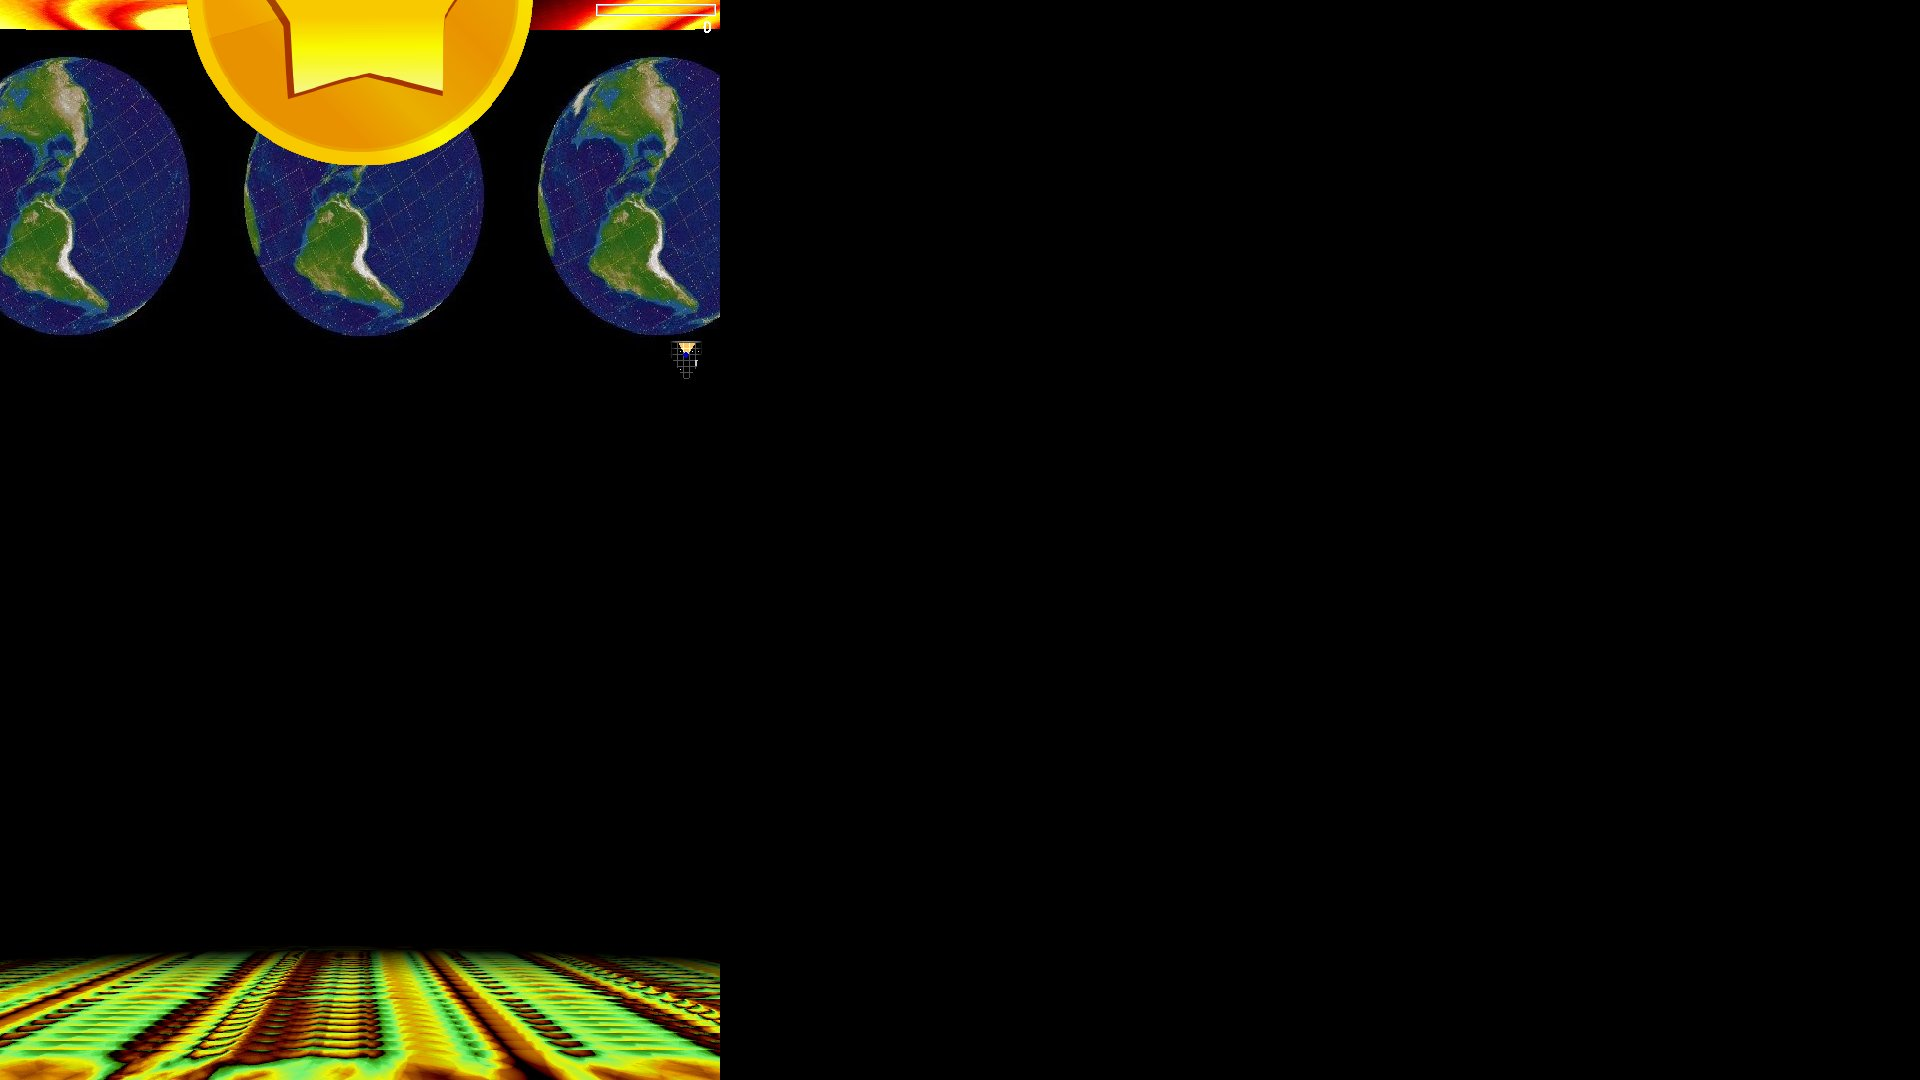

Write the Python code that produced this figure.
# -*- coding: utf-8 -*-
import pygame
import numpy as np
from sys import exit


class RayCastingGame:
    """
    2.5 dimensional environment - raycasting / Doom style.

    This game calculates and draws a ray cast environment based on a map of rectangular blocks.
    Each wall, floor and ceiling pixel is mapped and drawn with NumPy using pygame surface's pixelarray.
    Coin and light bulb images are added on top. A map is drawn to help navigating.

    As time passes, your lamp grows dimmer - unless you collect light bulbs.
    The game ends when visibility is almost zero.

    Keys: cursor keys to steer, A and Z to adjust speed.

    @author: kalle
    """

    def __init__(self, screen, target_fps):

        self.screen = screen
        self.target_fps = target_fps
        self.screen_size = np.asarray(self.screen.get_size(), dtype=np.int16)
        self.width = self.screen_size[0]
        self.height = self.screen_size[1]
        self.mid_screen = self.screen_size // 2
        self.background_color = (0, 0, 0)
        self.screen_info = pygame.Surface((300, 200), 0, self.screen)
        self.screen_info.set_colorkey(self.background_color)
        self.move_speed = 0.0
        self.move_time = 0
        self.moving_time = 0
        self.anim_time = 0
        self.angle_speed = 25  # defines turning speed
        self.channel = 1
        self.nr_channels = 8
        self.running = True
        self.paused = False
        self.show_map = True
        self.clock = pygame.time.Clock()

        self.pic_theend = pygame.image.load('TheEnd.jpg').convert()
        self.pic_guru2 = pygame.image.load('Guru2.jpg').convert()
        self.pic_ball2 = pygame.image.load('Ball2.jpg').convert()
        self.pic_alphaks2 = pygame.image.load('Alphaks2.jpg').convert()
        self.pic_vector3d = pygame.image.load('Vector3D.jpg').convert()
        self.pic_shadowbobs = pygame.image.load('ShadowBobs.jpg').convert()
        self.pic_milkyway2 = pygame.image.load('Milky_Way2.jpg').convert()
        self.pic_ray01 = pygame.image.load('Raytracing_01.jpg').convert()
        self.pic_ray02 = pygame.image.load('Raytracing_02.jpg').convert()
        self.pic_ray03 = pygame.image.load('Raytracing_03.jpg').convert()
        self.pic_ray04 = pygame.image.load('Raytracing_04.jpg').convert()
        self.pic_ray05 = pygame.image.load('Raytracing_05.jpg').convert()
        self.pic_ray06 = pygame.image.load('Raytracing_06.jpg').convert()
        self.pic_ray07 = pygame.image.load('Raytracing_07.jpg').convert()
        self.pic_ray08 = pygame.image.load('Raytracing_08.jpg').convert()
        self.pic_ray09 = pygame.image.load('Raytracing_09.jpg').convert()
        self.pic_ray10 = pygame.image.load('Raytracing_10.jpg').convert()
        self.pic_coin = pygame.image.load('goldcoin2.png').convert()
        self.pic_coin.set_colorkey((0, 0, 0))
        self.pic_lightbulb = pygame.image.load('lightbulb3.png').convert()
        self.pic_lightbulb.set_colorkey((0, 0, 0))
        self.sound_collide = pygame.mixer.Sound('Raycast_collide.wav')
        self.sound_bounce = pygame.mixer.Sound('Raycast_bounce.wav')
        self.sound_start = pygame.mixer.Sound('Raycast_start.wav')
        self.sound_pling = pygame.mixer.Sound('Raycast_pling.wav')
        self.sound_win = pygame.mixer.Sound('Raycast_win.wav')
        self.sound_lose = pygame.mixer.Sound('Raycast_lose.wav')

        self.wall_blocks = []   # list of available blocks (class Block)
        self.map_blocks = {}    # dictionary connecting map block (alphanumeric character in self.map) to wall_blocks list index
        self.items = []         # list of items (class Item)
        self.setup_blocks()
        self.coin_blocks = 'cdefg'
        self.light_block = 'L'
        self.map = ['11122211111111111115551111111111111111111111111',
                    '1   f                           2222          1',
                    '1   f   1f     L      efgfedcde  22    ceg L  1',
                    '1   e  13f11     22              66    gec    1',
                    '1   e  1ee1      22      55                   3',
                    '1   d   d41           L      efefef    131    3',
                    '1  6d                                  131    3',
                    '4     ccccddee      11       2111111          3',
                    '4                            2                3',
                    '4   f         g        2  c   2    4444    f  1',
                    '1   g   11    f  L111 1   c  2eeee L 555   e  1',
                    '1   f  15451  e  16 611   c  23335     6   d  1',
                    '1   g         d      ee    c      54444 6   c  1',
                    '1      L  11     cgcgcgcg                     1',
                    '11166666111111111111444411111111111111114444444']
        self.map_array = np.zeros((len(self.map[0]), len(self.map)), dtype=np.uint8)
        self.block_size = int(self.width / 120)
        self.make_map_array(self.map)
        self.map_size = np.array(np.shape(self.map_array))
        self.map_minimum_size = np.array([7, 7])  # map will not decrease to smaller size than this
        self.position = self.map_size / 2  # initial position at center
        self.pos_angle = 0.0
        self.view_angle = 0.0
        self.view_height = 0.5  # "eye height" as percentage of view
        self.view_width = 60    # view width angle in degrees (horizontally)
        self.wall_height = self.width  # this adjusts wall height.
        self.stuck = False

        self.view_blocks = 5.5   # how many blocks away can see
        self.view_blocks_target = self.view_blocks
        self.view_lightbulb_add = 3.5  # how many blocks of view are added by getting a light bulb
        self.view_blocks_decrease = 20  # how many seconds for a one block decrease in view_blocks
        self.view_blocks_time = 0
        self.view_blocks_target_time = 0
        self.view_shade = 0.7   # fraction of view after which shading starts
        self.map_show_size = np.minimum(self.map_size, self.view_blocks * 2).astype(np.int16)  # the size of map area shown - limit to 2 x view_blocks

        self.proj_dist = np.tan(self.view_width * np.pi / 180) * self.width
        self.angle_add = self.view_width / self.width * np.pi / 180

        # item data copied from Item class to speed up handling
        self.item_position = np.zeros((0), float)
        self.item_size = np.zeros((0), float)
        self.item_y_level = np.zeros((0), float)
        self.item_ratio = np.zeros((0), float)
        self.item_itype = np.zeros((0), np.int16)
        self.item_active = np.ones((0), np.bool_)
        self.setup_items()
        self.item_data = np.zeros((len(self.items), 6), dtype=float)  # item data has visible item nr, angle, distance, x_coord, y_floor, y_ceiling
        self.items_visible = 0
        self.coin_rect = np.array([self.width * 5 / 6 - 4, 4, self.width * 1 / 6, self.width * 1 / 60], dtype=np.int16)  # defines coin progress bar

        # define ceiling and floor pics
        self.pic_ceiling = self.pic_milkyway2
        self.ceiling_block_size = (2, 2)
        self.pic_floor = self.pic_shadowbobs
        self.floor_block_size = (2, 2)

        # ray_data is an array of grid item, side (0 = up, 1 = right, 2 = down, 3 = left) map x, map y,
        #   distance from viewer, distance corrected for fishbowl, y_top and y_bottom for each ray
        self.ray_data = np.zeros((self.width, 8), dtype=float)
        # distance correction multiplier for each angle to counter the fishbowl effect
        self.distance_correction = np.cos(np.linspace(-self.view_width / 2, self.view_width / 2, self.width) / 180.0 * np.pi)
        # grid_blocks will hold the data on where each block of rays (for single processing run) starts and ends
        self.grid_blocks = np.zeros((0))

        self.screen_map = pygame.Surface(self.map_size * self.block_size, 0, self.screen)
        self.screen_map_visited = self.screen_map.copy()
        self.screen_shade = pygame.Surface((self.view_blocks * self.block_size * 2, self.view_blocks * self.block_size * 2), 0, self.screen)
        self.screen_shade_yellow = self.screen_shade.copy()
        self.screen_view_area = self.screen_shade.copy()
        self.screen_view_area.set_colorkey(self.background_color)
        self.screen_view_area_size = np.asarray(self.screen_view_area.get_size(), dtype=np.int16)
        self.setup_shade(self.block_size)
        self.setup_map(self.screen_map, self.block_size)
        self.map_position = (self.screen_size - self.map_show_size * self.block_size - 4)

        self.score = 0
        self.font_score = pygame.font.SysFont('Arial Black', 24)
        self.game_over = False
        self.font_game_over = pygame.font.SysFont('Arial Black', 48)

        # the following for checking performance only
        self.info_display = False
        self.millisecs = 0
        self.timer_avg_frames = 30
        self.timer_names = []
        self.timers = np.zeros((1, 1), dtype=int)
        self.timer_frame = 0
        self.font = pygame.font.SysFont('CourierNew', 15)

        # set up timers
        self.timer_name = []
        # self.timer_names.append("clear")
        self.timer_names.append("calculate")
        self.timer_names.append("draw walls")
        self.timer_names.append("draw ceiling")
        self.timer_names.append("draw floor")
        self.timer_names.append("item handling")
        self.timer_names.append("draw map")
        self.timer_names.append("plot info")
        self.timer_names.append("display flip")
        self.timer_names.append("wait")
        self.timers = np.zeros((len(self.timer_names), self.timer_avg_frames), dtype=int)

        # initialize timers
        self.millisecs = pygame.time.get_ticks()

    def run(self):
        """
        Main loop.
        """
        time = pygame.time.get_ticks()
        self.millisecs = time
        self.move_time = time
        self.anim_time = time
        self.view_blocks_time = time
        self.view_blocks_target_time = time

        # start in full screen mode
        self.toggle_fullscreen()

        while self.running:

            time = pygame.time.get_ticks()

            for event in pygame.event.get():
                if event.type == pygame.QUIT:
                    self.running = False
                elif event.type == pygame.KEYDOWN:
                    if event.key == pygame.K_ESCAPE:
                        self.running = False
                    if event.key == pygame.K_f:
                        self.toggle_fullscreen()
                    if event.key == pygame.K_m:
                        self.toggle_map()
                    if event.key == pygame.K_v:
                        # if self.view_blocks == 5:
                        #     self.set_view_blocks(9)
                        # else:
                        #     self.set_view_blocks(5)
                        self.view_blocks_target += 3.0
                    if event.key == pygame.K_i:
                        self.toggle_info_display()
                    # if event.key == pygame.K_SPACE:
                    #     self.pause()
                    if event.key == pygame.K_s:
                        # save screen, at half the resolution, using class name as file name
                        # pygame.image.save(pygame.transform.scale(self.screen, (int(self.screen.get_size()[0] / 2), int(self.screen.get_size()[1] / 2))),
                        #                   self.__class__.__name__ + '.jpg')
                        pygame.image.save(self.screen, self.__class__.__name__ + '.jpg')
                # elif event.type == pygame.MOUSEBUTTONDOWN:
                #     if event.button == 1:
                #         # left button: exit
                #         self.running = False

            self.adjust_view_blocks(time)

            if not self.paused:
                keys = pygame.key.get_pressed()
                self.move(keys, time)
            self.animate()

            # calculate the walls in view
            self.raycast(self.screen, self.block_size)

            # drawing operations; clear is part of drawing walls so not required separately. Two options for floor and ceiling: "whole" or "visible"
            # self.clear(self.screen)
            self.draw_floor_or_ceiling_whole(self.screen, self.ceiling_block_size, self.pic_ceiling, False)
            self.draw_floor_or_ceiling_whole(self.screen, self.floor_block_size, self.pic_floor, True)
            self.draw_walls(self.screen)
            # self.draw_floor_or_ceiling_visible(self.screen, self.ceiling_block_size, self.pic_ceiling, False)
            # self.draw_floor_or_ceiling_visible(self.screen, self.floor_block_size, self.pic_floor, True)

            self.item_handling(self.screen, time)

            if self.show_map:
                self.draw_map_view(self.screen, self.block_size, self.map_position)
            self.add_coin_bar_and_score(self.screen)
            if self.info_display:
                self.plot_info()

            # release any locks on screen
            while self.screen.get_locked():
                self.screen.unlock()

            # switch between currently showed and the next screen (prepared in "buffer")
            pygame.display.flip()
            self.measure_time("display flip")
            self.clock.tick(self.target_fps)  # this keeps code running at max target_fps
            self.measure_time("wait")
            self.next_time_frame()

    def adjust_view_blocks(self, time):

        # automatically decrease view_blocks as time passes
        # use view_blocks_target to change actual view_blocks only gradually
        if time - self.view_blocks_time > self.view_blocks_decrease * 100:
            self.view_blocks_target -= 0.1
            self.view_blocks_time += self.view_blocks_decrease * 100

        if self.view_blocks <= 1 and not self.game_over:
            # visibility gone --> game over
            self.game_over = True
            self.view_blocks_target = 10.0
            self.play_sound(self.sound_lose)

        if abs(self.view_blocks_target - self.view_blocks) < 0.01:
            self.view_blocks_target_time = time + 0
        elif time - self.view_blocks_target_time > 250:
            if self.view_blocks_target > self.view_blocks:
                self.set_view_blocks(min(self.view_blocks + 0.25, self.view_blocks_target))
            elif self.view_blocks_target < self.view_blocks:
                self.set_view_blocks(max(self.view_blocks - 0.25, self.view_blocks_target))
            self.view_blocks_target_time += 250

    def animate(self):

        # animate wall images; keep speed constant with frame rate differing.
        new_time = pygame.time.get_ticks()
        img_add = (new_time - self.anim_time) / 33.33  # 33.33 means 30 frames per second
        self.anim_time = new_time

        for block in self.wall_blocks:
            block.animate(img_add)

    def move(self, keys, time):

        # adjust move for time to keep speed constant with frame rate differing.
        # if game over, adjust speed to zero.

        new_time = pygame.time.get_ticks()
        move_time_adj = (new_time - self.move_time) / 2000.0
        self.move_time = new_time

        turn = 0
        up_down = 0
        speed = 0
        if keys[pygame.K_LEFT]:
            turn = -1
        if keys[pygame.K_RIGHT]:
            turn = +1
        if keys[pygame.K_UP]:
            up_down = +1
        if keys[pygame.K_DOWN]:
            up_down = -1
        if keys[pygame.K_a]:
            speed = +10
        if keys[pygame.K_z]:
            speed = -10

        if self.game_over:
            speed = -np.sign(self.move_speed) * 10

        if self.move_speed == 0:
            if time - self.moving_time > 1000 and speed != 0:
                self.play_sound(self.sound_start)
                self.moving_time = time
            else:
                if speed < 0:
                    speed = 0
        else:
            if self.move_speed > 0 and self.move_speed + speed * move_time_adj <= 0:
                self.move_speed = 0
                speed = 0
            self.moving_time = time

        self.move_speed = max(-2.0, min(10.0, self.move_speed + speed * move_time_adj))  # keep speed in this range
        turn_speed = max(self.move_speed, 3.0)  # but for turning and moving up/down use minimum 3.0

        # moving up/down
        self.view_height = max(0.04, min(0.96, self.view_height + up_down * (turn_speed / 2) * move_time_adj))

        # turn
        self.pos_angle += turn * self.angle_speed * turn_speed * move_time_adj * np.sign(self.move_speed + 0.001)
        if self.pos_angle < 0:
            self.pos_angle += 360
        elif self.pos_angle >= 360:
            self.pos_angle -= 360

        bounce_angle = 30  # if collision angle is less than this, then bounce
        # check that new position is not within a wall (a non-zero block) OR that the distance to wall is very small ("corner" on the way)
        sp, cp = np.sin(self.pos_angle * np.pi / 180), -np.cos(self.pos_angle * np.pi / 180)
        new_pos = self.position + np.array([sp, cp]) * self.move_speed * move_time_adj
        if self.map_array[int(new_pos[0]), int(new_pos[1])] != 0 or self.ray_data[self.width // 2, 4] < self.move_speed * move_time_adj:
            # new position inside a wall. Check if angle to grid is max bounce_angle degrees
            new_angle = -999.0
            if (self.pos_angle + bounce_angle) % 180 <= 2 * bounce_angle and self.ray_data[self.width // 2, 1] in (1, 3):
                # going up or down and the wall is left or right side wall - apply bounce to x coordinate
                new_pos[0] += 2 * (round(new_pos[0], 0) - new_pos[0])
                new_angle = self.pos_angle - 2 * ((self.pos_angle + bounce_angle) % 180 - bounce_angle)  # "bounce angle"
            elif (self.pos_angle + 90 + bounce_angle) % 180 <= 2 * bounce_angle and self.ray_data[self.width // 2, 1] in (0, 2):
                # going left or right and the wall is up or down side wall - apply bounce to y coordinate
                new_pos[1] += 2 * (round(new_pos[1], 0) - new_pos[1])
                new_angle = self.pos_angle - 2 * ((self.pos_angle + 90 + bounce_angle) % 180 - bounce_angle)  # "bounce angle"
            # check bounced position for walls, do not apply bounce if stuck
            if not self.stuck and self.map_array[int(new_pos[0]), int(new_pos[1])] == 0 and new_angle > -999.0:
                # bounce possible. Decrease speed and set new angle
                self.move_speed *= 0.7
                self.pos_angle = new_angle
                self.play_sound(self.sound_bounce)
            else:
                # no bounce, get "stuck". Try to "bounce back".
                new_pos = self.position - np.array([sp, cp]) * self.move_speed * 0.025
                if self.map_array[int(new_pos[0]), int(new_pos[1])] != 0:
                    # bounce back not possible, just stuck...
                    new_pos = self.position
                # stop
                self.stuck = True
                self.move_speed = 0.0
                self.play_sound(self.sound_collide)
        else:
            # clear path
            self.stuck = False

        self.position = new_pos
        self.view_angle = self.pos_angle

    def raycast(self, screen, block_size):

        # go through view horizontally i.e. from position and view_angle go from left view_angle_witdh / 2 to right view_angle_witdh / 2.
        # below "horizontal" and "vertical" refer to a map on the screen, not the view itself.
        # angle 0 degrees = "up", rotation clockwise

        # position rounded to grid and the decimals (ie. position within the grid it is in)
        pos = np.floor(self.position)
        pos_dec = self.position - pos

        width = self.width  # this is the number of rays cast - ideally the width of the program window in pixels, so one ray per vertical line of pixels.
        view = int(self.view_blocks)  # nr of blocks: how far is visible (and, hence, how far must be calculated)
        rng_width = np.arange(width)
        # rng_view goes from zero to maximum view length in blocks.
        rng_view = np.arange(view + 1)  # add 1 to make sure covers the viewable distance as blocks are "rounded down"
        # calculate all angles etc. in one go - faster than looping
        # rads is an array (size: width) of all view angles in radians. Add 0.0001 to avoid exact 0/90/180/270 deg (and hence 0 sin/cos - div by zero)
        # rads are not evenly spaced, as they are on a line, not a circle radius. Their tangent is evenly spaced (when view_angle not yet applied),
        rad_tan = np.tan(self.view_width * np.pi / 360)  # rad_tan is the tangent of half the viewing angle
        rads = np.arctan((rng_width / (width - 1) - 0.5) * rad_tan * 2) + self.view_angle * np.pi / 180 + 0.0001
        sin_a = np.sin(rads)
        cos_a = np.cos(rads)
        tan_a = sin_a / cos_a  # np.tan(rads)
        sign_x = np.sign(sin_a)   # sign_x = +1 for angles > 0 and < 180, -1 for angles > 180
        sign_y = np.sign(cos_a)   # sign_y = +1 for angles < 90 or > 270, -1 for angles > 90 and < 270

        # get the first encountered coordinates when moving to next grid along ray line
        # if sign_y is negative, ray is cast downwards and the y distance is pos_dec[1] - 1. The same for x...
        x_first = (pos_dec[1] + (sign_y - 1) / 2) * tan_a
        y_first = (pos_dec[0] - (sign_x + 1) / 2) / tan_a

        # vertical intersections of ray and grid; y coordinate increases/decreases by one, calculate respective x coordinate
        # x_coord_y is the "grid point" (no info on which side of grid) while x_coord_y_adj is the y coordinate adjusted for viewer position relative to it (includes side).
        #   i.e. if grid point is higher than viewer (sign_y = -1), 1 is added to bring x_coord_y_adj to the bottom of that grid point.
        vert_grid_range = rng_view
        x_coord = self.position[0] + x_first[:, None] + vert_grid_range * (sign_y * tan_a)[:, None]
        x_coord_y = pos[1] - (vert_grid_range + 1) * sign_y[:, None]
        x_coord_y_adj = x_coord_y - (np.sign(x_coord_y - pos[1]) - 1) / 2
        # get the respective grid cell data from the map. Make sure not to exceed map boundaries. Pick only "view" nr of blocks; then add a "stop block" as last block
        # stop block is -1 as it is not a real block.
        vert_grid = np.hstack((
            self.map_array[(np.minimum(np.maximum(x_coord[:, :view], 0), self.map_size[0] - 1)).astype(np.int16),
                           (np.minimum(np.maximum(x_coord_y[:, :view], 0), self.map_size[1] - 1)).astype(np.int16)],
            -np.ones((width, 1), dtype=np.int16)  # this is the farthest block and always marked as "1" to make sure argmax finds something.
            ))
        # find the first nonzero item's index for each angle. Since distance is growing with each item, this is the closest wall encountered for each ray.
        vert_grid_first = (vert_grid != 0).argmax(axis=1)
        # construct an array of grid item, side (0 = up, 1 = right, 2 = down, 3 = left) map x, map y, and distance from viewer
        vert_data = (np.vstack((
            vert_grid[rng_width, vert_grid_first],
            sign_y + 1,
            x_coord[rng_width, vert_grid_first],
            x_coord_y_adj[rng_width, vert_grid_first],
            np.abs((x_coord[rng_width, vert_grid_first] - self.position[0]) / sin_a),
            ))).transpose()

        # horizontal intersections of ray and grid; x coordinate increases/decreases by one, calculate respective y coordinate
        horiz_grid_range = rng_view
        y_coord = self.position[1] + y_first[:, None] - horiz_grid_range * (sign_x / tan_a)[:, None]
        y_coord_x = pos[0] + (horiz_grid_range + 1) * sign_x[:, None]
        y_coord_x_adj = y_coord_x - (np.sign(y_coord_x - pos[0]) - 1) / 2
        horiz_grid = np.hstack((
            self.map_array[(np.minimum(np.maximum(y_coord_x[:, :view], 0), self.map_size[0] - 1)).astype(np.int16),
                           (np.minimum(np.maximum(y_coord[:, :view], 0), self.map_size[1] - 1)).astype(np.int16)],
            -np.ones((width, 1), dtype=np.int16)  # this is the farthest block and always marked as "1" to make sure argmax finds something.
            ))
        horiz_grid_first = (horiz_grid != 0).argmax(axis=1)
        horiz_data = (np.vstack((
            horiz_grid[rng_width, horiz_grid_first],
            sign_x + 2,
            y_coord_x_adj[rng_width, horiz_grid_first],
            y_coord[rng_width, horiz_grid_first],
            np.abs((y_coord[rng_width, horiz_grid_first] - self.position[1]) / cos_a)
            ))).transpose()

        # combine data on vertical and horizontal first encountered walls
        comb_data = np.stack((vert_data, horiz_data))
        # find the closest of these two - distance being item 4
        comb_closest = np.argmin(comb_data[:, :, 4], axis=0)
        # pick these for the closest data
        pick_data = comb_data[comb_closest, rng_width, :]
        # y_top and y_bottom are screen y top and bottom coordinates for each x coordinate. Wall height is divided by its distance for each ray (corrected for "fish bowl")
        dist_corr = pick_data[:, 4] * self.distance_correction
        # mark the blocks as "-1" when distance > self.view_blocks; these should not be drawn abd data are useless.
        pick_data[:, 0:2][dist_corr > self.view_blocks] = -1
        y_top = self.height / 2 - (self.wall_height * (1.0 - self.view_height)) / dist_corr
        y_bottom = self.height / 2 + (self.wall_height * self.view_height) / dist_corr
        # store these in self.ray_data
        self.ray_data[:, :] = np.hstack((pick_data, dist_corr[:, None], y_top[:, None], y_bottom[:, None]))

        # figure out where each block starts and ends. If the same block and side are used continuously, this will be treated as one block.
        # grid_changes contains the beginning of each block. These blocks can later be drawn in one go each as the source image is the same. Always include first and last.
        # 1. np.diff: get the difference of each block to the preceding in each of [block, side, x_coord, y_coord].
        # 2. sum the absolutes of these for each ray.
        # 3. convert to int16 and get the indexes of each non-zero change. This means block and side changes are always accounted for (are >= 1), but small changes
        #    (same or the very next) in grid position are not (are < 1).
        # 4. combine the changes so that also the last ray of the preceding block is included, and add the first and last rays.
        grid_changes = (np.sum(np.abs(np.diff(self.ray_data[:, :4], n=1, axis=0)), axis=1)).astype(np.int16).nonzero()[0] + 1
        self.grid_blocks = np.zeros((np.shape(grid_changes)[0] * 2 + 2), np.int16)
        # grid_blocks[0] = 0                    # first ray - this is already zero
        self.grid_blocks[1:-1:2] = grid_changes - 1  # the last ray in the block before change
        self.grid_blocks[2:-1:2] = grid_changes      # the first ray of the block after change
        self.grid_blocks[-1] = width - 1             # the last ray

        self.measure_time("calculate")

    def item_handling(self, screen, time):

        # check if items are in view. Store their item number, angle from viewer, distance from viewer, x coord, y floor, and y ceiling - if visible
        active = self.item_active
        item_nr = np.arange(np.size(self.item_active))[active]
        angle = np.arctan2(self.item_position[active, 0] - self.position[0], self.position[1] - self.item_position[active, 1]) * 180.0 / np.pi
        angle[angle < 0] += 360
        dist = np.sqrt(np.sum((self.item_position[active, :] - self.position) ** 2, axis=1)) + 0.000001  # using + 0.000001 to ensure dist > 0
        size = self.item_size[active]
        y_level = self.item_y_level[active]
        view_min_angle = self.pos_angle - self.view_width / 2
        # as items have width, check a wider angle. Calculate item image width at its distance, divide by screen width and multiply by view angle to get adjustment
        view_size_adj = ((self.wall_height / dist) * size * self.item_ratio[active] / self.width) * self.view_width

        # visible = True if close enough and within view angle. Note DOES NOT check for walls in between.
        # items has the item number of each visible item, collided has the item number of each item collided with.
        items = ((dist > size / 2) &
                 (dist <= self.view_blocks) &
                 ((angle - (view_min_angle - view_size_adj / 2)) % 360 <= self.view_width + view_size_adj)).nonzero()[0]
        collided = ((dist <= size / 2) &
                    (self.view_height >= y_level - size / 2) &
                    (self.view_height <= y_level + size / 2)).nonzero()[0]
        self.items_visible = np.size(items)

        if self.items_visible > 0:
            # x coordinate based on angle. Not really defined if not visible.
            angle_diff = angle[items] - self.pos_angle
            angle_diff[angle_diff > 180] -= 360  # adjust angle diff when e.g. angle = 350 and pos_angle = 10 --> true diff = -20
            angle_diff[angle_diff < -180] += 360  # adjust angle diff when e.g. angle = 10 and pos-angle = 350 --> true diff = +20
            x_coord = (angle_diff / self.view_width + 0.5) * self.width
            # y coordinate can be calculated using the (fish bowl corrected) distance
            y_floor = self.height / 2 + (self.wall_height * self.view_height) / (dist[items] * np.cos((self.pos_angle - angle[items]) / 180.0 * np.pi))
            y_ceiling = self.height / 2 - (self.wall_height * (1.0 - self.view_height)) / (dist[items] * np.cos((self.pos_angle - angle[items]) / 180.0 * np.pi))
            self.item_data[:self.items_visible, :] = np.vstack((
                item_nr[items],
                angle[items],
                dist[items],
                x_coord,
                y_floor,
                y_ceiling
                )).transpose()
            # find a sorted order so that the most distant item is first
            sorted_items = self.item_data[:self.items_visible, 2].argsort()[::-1]

            for i in sorted_items:
                item = self.items[int(self.item_data[i, 0])]
                if item.image_cnt > 0:
                    item.animate(time)  # first animate so that the item.image_used is selected from list correctly.
                    y_size = int((self.item_data[i, 4] - self.item_data[i, 5]) * item.size)  # use room height (in pixels) at item location and item size to determine image height
                    x_size = int(y_size * item.image_size[item.image_used, 0] / item.image_size[item.image_used, 1])  # keep aspect ratio by scaling x_size accordingly
                    # image screen x coordinates. Use offsets when image goes outside of screen
                    x_left = int(self.item_data[i, 3] - x_size / 2)
                    x_right = x_left + x_size
                    x_left_offset = -min(x_left, 0)
                    x_right_offset = min(self.width - x_right, 0)
                    if x_size >= 2 and y_size >= 2 and x_left + x_left_offset < x_right + x_right_offset:
                        # find distance to wall for each image x (on screen).
                        wall_dist = self.ray_data[x_left + x_left_offset:x_right + x_right_offset, 4]
                        # check first that item is not totally behind walls (ie. at least for some x the wall distance > item distance)
                        if np.max(wall_dist) > self.item_data[i, 2]:
                            # if not, we need a scaled item image. check if shading required
                            if self.item_data[i, 2] > self.view_blocks * self.view_shade:
                                scaled_img_pre = pygame.transform.scale(item.images[item.image_used], (x_size, y_size))
                                scaled_img_pre.set_alpha(int((self.view_blocks - self.item_data[i, 2]) / (self.view_blocks * (1.0 - self.view_shade)) * 255))
                                scaled_img = pygame.Surface((x_size, y_size))
                                scaled_img.blit(scaled_img_pre, (0, 0))
                                scaled_img.set_colorkey(self.background_color)
                            else:
                                scaled_img = pygame.transform.scale(item.images[item.image_used], (x_size, y_size))
                            # figure out the x coordinate blocks not behind walls (ie. closer to viewer than wall at x)
                            # pad the check with False on either side to help np.diff find all blocks. Use nonzero()[0] to pick only the changes.
                            wall_check = np.diff(np.hstack((False, (wall_dist > self.item_data[i, 2]), False)), n=1).nonzero()[0]
                            # copy image slices to screen. screen_y = ceiling + mid_point y_level - y_size / 2
                            screen_y = int(self.item_data[i, 5] + (1.0 - item.y_level) * (self.item_data[i, 4] - self.item_data[i, 5]) - y_size / 2)
                            for s in range(0, np.size(wall_check), 2):
                                x_pos = wall_check[s] + x_left_offset
                                x_end = wall_check[s + 1] + x_left_offset
                                screen_x = int(self.item_data[i, 3] - x_size / 2 + x_pos)
                                # blit the scaled (and shaded) image slice in place
                                screen.blit(scaled_img, (screen_x, screen_y), (x_pos, 0, x_end - x_pos, y_size))

        # handle any collisions to items
        for i in collided:
            item = self.items[item_nr[i]]
            item.collide()
            self.play_sound(item.collide_sound)
            self.item_active[item_nr[i]] = item.active
            if self.item_itype[item_nr[i]] == 1:
                # a coin: add to score
                self.score += 1
                # test if game won to play fanfare
                coins_left_nr = np.count_nonzero(self.item_itype[self.item_active == 1] == 1)  # active coins
                if coins_left_nr == 0:
                    self.play_sound(self.sound_win)
            elif self.item_itype[item_nr[i]] == 2:
                # a lightbulb: add view_blocks
                self.view_blocks_target += self.view_lightbulb_add

        self.measure_time("item handling")

    def clear(self, screen):

        # clear is only required when walls are so far away they will not be drawn at all
        y_floor = self.height / 2 + (self.wall_height * self.view_height) / ((self.view_blocks - 1) * self.distance_correction[0])  # this is the most distant visible floor y
        y_ceiling = self.height / 2 - (self.wall_height * (1.0 - self.view_height)) / ((self.view_blocks - 1) * self.distance_correction[0])  # this is the most distant visible ceiling y
        for i in range(0, np.size(self.grid_blocks), 2):
            # check if the wall is not visible
            block_nr = int(self.ray_data[self.grid_blocks[i], 0])
            if block_nr <= 0:
                screen.fill(self.background_color, (self.grid_blocks[i], y_ceiling, self.grid_blocks[i + 1] - self.grid_blocks[i] + 1, y_floor - y_ceiling + 1))

        self.measure_time("clear")

    def draw_walls(self, screen):

        # draw the walls, grid block by grid block.

        # obtain a surfarray on screen to modify it pixel by pixel with NumPy
        while screen.get_locked():
            screen.unlock()
        rgb_array_dst = pygame.surfarray.pixels3d(screen)

        # calculate where floor and ceiling end to be able to clear grid blocks not drawn as walls
        y_floor = self.height / 2 + (self.wall_height * self.view_height) / self.view_blocks  # this is the most distant visible floor y
        y_ceiling = self.height / 2 - (self.wall_height * (1.0 - self.view_height)) / self.view_blocks  # this is the most distant visible ceiling y

        # process each grid block in one go
        for i in range(0, np.size(self.grid_blocks), 2):

            # check if the wall is visible
            block_nr = int(self.ray_data[self.grid_blocks[i], 0])
            if block_nr > 0:

                x_left = self.grid_blocks[i]
                x_right = self.grid_blocks[i + 1]
                x_num = x_right - x_left + 1
                # y_top and y_bottom are screen y coordinates for each x coordinate.
                y_top = self.ray_data[x_left:x_right + 1, 6:7]
                y_bottom = self.ray_data[x_left:x_right + 1, 7:8]
                y_min = int(max(0.0, min(y_top[0], y_top[-1])))
                y_max = int(min(self.height - 1, max(y_bottom[0], y_bottom[-1]) + 0.999999))
                y_num = y_max - y_min + 1

                if y_num > 1:

                    # figure out which image to use
                    block = self.wall_blocks[block_nr]
                    side_nr = int(self.ray_data[self.grid_blocks[i], 1])
                    rgb_array_src = pygame.surfarray.pixels3d(block.images[side_nr][int(block.image_used[side_nr])])
                    (x_size, y_size) = np.shape(rgb_array_src)[0:2]

                    # map y coordinates on source image. This will be a (y_num, x_num) array transposed.
                    # if y_top is negative i.e. picture starts above screen area, y_map will be positive for y = 0 (i.e. starting in mid-image).
                    # if y_top > y_min (i.e. image height at x is smaller than the drawing area height, y_map will be negative for y = 0.
                    # ...and the same for the bottom side.
                    y_map = ((np.arange(y_min, y_max + 1, dtype=np.int16) - y_top) * y_size / (y_bottom - y_top)).astype(np.int16)

                    # map x coordinates on image based on side (0 = up, 1 = right, 2 = down, 3 = left) and the respective map coordinate.
                    # as block size = 1, use the decimal part of map coordinate to find the respective image x coordinate.
                    # resize the map from one line to all lines (as all lines are the same). This will be a (y_num, x_num) array transposed.
                    if side_nr == 0:
                        x_map = (np.resize(((0.999999 - (self.ray_data[x_left:x_right + 1, 2] - np.floor(self.ray_data[x_left:x_right + 1, 2])))
                                            * x_size).astype(np.int16), (y_num, x_num))).transpose()
                    elif side_nr == 2:
                        x_map = (np.resize(((self.ray_data[x_left:x_right + 1, 2] - np.floor(self.ray_data[x_left:x_right + 1, 2]))
                                            * x_size).astype(np.int16), (y_num, x_num))).transpose()
                    elif side_nr == 1:
                        x_map = (np.resize(((0.999999 - (self.ray_data[x_left:x_right + 1, 3] - np.floor(self.ray_data[x_left:x_right + 1, 3])))
                                            * x_size).astype(np.int16), (y_num, x_num))).transpose()
                    else:
                        x_map = (np.resize(((self.ray_data[x_left:x_right + 1, 3] - np.floor(self.ray_data[x_left:x_right + 1, 3]))
                                            * x_size).astype(np.int16), (y_num, x_num))).transpose()

                    # pick the valid pixels i.e. y is mapped inside the source picture (valid is False when y is negative or greater than image height).
                    valid = (y_map >= 0) & (y_map < y_size)

                    # draw all pixels of destination range but again dropping out the pixels not mapped on the image.
                    # picking the mapped image coordinates from source data; these arrays will be flattened when applying [valid].

                    if np.amax(self.ray_data[x_left:x_right + 1, 4]) > self.view_shade * self.view_blocks:
                        # add shading when objects are far away. Shading applied if max distance (not corrected) > self.view_shade * self.view_blocks
                        shade = (np.resize(np.minimum(1.0, np.maximum(0.0, (self.view_blocks - self.ray_data[x_left:x_right + 1, 4])
                                                                      / (self.view_blocks * (1.0 - self.view_shade)))), (y_num, x_num, 1))).transpose(1, 0, 2)
                        # using shade array to phase the image to black in the distance.
                        rgb_array_dst[x_left:x_left + x_num, y_min:y_min + y_num][valid] = rgb_array_src[x_map[valid], y_map[valid]] * shade[valid]

                    else:
                        # no shading required
                        rgb_array_dst[x_left:x_left + x_num, y_min:y_min + y_num][valid] = rgb_array_src[x_map[valid], y_map[valid]]

            else:
                # if the wall block is not visible, clear the area.
                screen.fill(self.background_color, (self.grid_blocks[i], y_ceiling - 1, self.grid_blocks[i + 1] - self.grid_blocks[i] + 1, y_floor - y_ceiling + 3))

        self.measure_time("draw walls")

    def draw_floor_or_ceiling_visible(self, screen, block_size, pic, is_floor=True):

        # draw the floor or the ceiling - all in one go.
        # block_size defines how many map blocks the image (pic) should cover in (x, y)
        # if is_floor is False then will draw the ceiling.
        # this version only draws the visible area of floor/ceiling, so may be run after drawing the walls.

        # obtain a surfarray on screen to modify it pixel by pixel with NumPy
        while screen.get_locked():
            screen.unlock()
        rgb_array_dst = pygame.surfarray.pixels3d(screen)

        rgb_array_src = pygame.surfarray.pixels3d(pic)
        bl_x_size = block_size[0]
        bl_y_size = block_size[1]
        x_size = int(np.shape(rgb_array_src)[0] // bl_x_size)
        y_size = int(np.shape(rgb_array_src)[1] // bl_y_size)

        # using the same formula as for calculating y_top and y_bottom for wall distance (see self.raycast())
        # we can also calculate distance for each y_coord. This is the same for all rays / viewing angles.
        if is_floor:
            y_num = int(self.height - np.amin(self.ray_data[:, 7]))
            y_coord = np.arange(0, y_num)
            dist = (self.wall_height * self.view_height) / (self.height / 2 - y_coord)
        else:
            y_num = int(np.amax(self.ray_data[:, 6]))
            y_coord = np.arange(0, y_num)
            dist = (self.wall_height * (1.0 - self.view_height)) / (self.height / 2 - y_coord)

        if y_num > 1:
            # mapping these to our map coordinates simply use distance above and go linearly from viewer position to wall position for each ray
            x_map = self.position[0] + (self.ray_data[:, 2:3] - self.position[0]) * dist / self.ray_data[:, 5:6]
            y_map = self.position[1] + (self.ray_data[:, 3:4] - self.position[1]) * dist / self.ray_data[:, 5:6]

            # valid pixels are lower than wall bottom (floor) or higher than wall top (ceiling)
            valid = (np.resize(dist, (self.width, y_num)) < np.repeat(np.minimum(self.ray_data[:, 5:6], self.view_blocks), y_num, axis=1))
            x_map_valid = (np.mod(x_map[valid], bl_x_size) * x_size).astype(np.int16)
            y_map_valid = (np.mod(y_map[valid], bl_y_size) * y_size).astype(np.int16)

            if dist[-1] / self.distance_correction[0] > self.view_shade * self.view_blocks:
                # add shading when floor/ceiling far away. Shading applied if distance (not corrected for fishbowl) > self.view_shade * self.view_blocks
                shade = (np.minimum(1.0, np.maximum(0.0, (self.view_blocks - dist / self.distance_correction[:, None]) /
                                                    (self.view_blocks * (1.0 - self.view_shade)))))[:, :, None]

                if is_floor:
                    rgb_array_dst[:, -1:-1 - y_num:-1][valid] = rgb_array_src[x_map_valid, y_map_valid] * shade[valid]
                    self.measure_time("draw floor")
                else:
                    rgb_array_dst[:, :y_num][valid] = rgb_array_src[x_map_valid, y_map_valid] * shade[valid]
                    self.measure_time("draw ceiling")

            else:
                # no shading needed
                if is_floor:
                    rgb_array_dst[:, -1:-1 - y_num:-1][valid] = rgb_array_src[x_map_valid, y_map_valid]
                    self.measure_time("draw floor")
                else:
                    rgb_array_dst[:, :y_num][valid] = rgb_array_src[x_map_valid, y_map_valid]
                    self.measure_time("draw ceiling")

    def draw_floor_or_ceiling_whole(self, screen, block_size, pic, is_floor=True):

        # draw the floor or the ceiling - all in one go.
        # block_size defines how many map blocks the image (pic) should cover in (x, y)
        # if is_floor is False then will draw the ceiling.
        # this version draws the whole floor/ceiling rectangle, not testing for existing walls, so must be run before drawing walls.

        # obtain a surfarray on screen to modify it pixel by pixel with NumPy
        while screen.get_locked():
            screen.unlock()
        rgb_array_dst = pygame.surfarray.pixels3d(screen)

        rgb_array_src = pygame.surfarray.pixels3d(pic)
        bl_x_size = block_size[0]
        bl_y_size = block_size[1]
        x_size = int(np.shape(rgb_array_src)[0] // bl_x_size)
        y_size = int(np.shape(rgb_array_src)[1] // bl_y_size)
        min_block = np.min(self.ray_data[:, 0])  # to test if all blocks are walls i.e. min_block > 0

        # using the same formula as for calculating y_top and y_bottom for wall distance (see self.raycast())
        # we can also calculate distance for each y_coord. This is the same for all rays / viewing angles.
        if is_floor:
            y_top = self.height / 2 + (self.wall_height * self.view_height) / self.view_blocks  # this is the most distant visible floor y
            if min_block > 0:
                y_num = int(self.height - max(y_top, np.amin(self.ray_data[:, 7])))  # if floor is cut off before y_top by walls, use the highest cut off point
            else:
                y_num = int(self.height - y_top)
            y_coord = np.arange(0, y_num)
            dist = (self.wall_height * self.view_height) / (self.height / 2 - y_coord)
            # find the left and right edges of rectangle (ie. do not draw floor/ceiling if wall covers the whole vertical space left or right)
            x_left = (self.ray_data[:, 7] < self.height).argmax()  # x_left is the first x where y is not below screen
            x_right = self.width - (np.flip(self.ray_data[:, 7]) < self.height).argmax()  # x_right is the last x where  y is not below screen + 1
        else:
            y_bottom = self.height / 2 - (self.wall_height * (1.0 - self.view_height)) / self.view_blocks  # this is the most distant visible ceiling y
            if min_block > 0:
                y_num = int(min(y_bottom, np.amax(self.ray_data[:, 6])))  # if ceiling is cut off before y_bottom by walls, use the lowest cut off point
            else:
                y_num = int(y_bottom)
            y_coord = np.arange(0, y_num)
            dist = (self.wall_height * (1.0 - self.view_height)) / (self.height / 2 - y_coord)
            # find the left and right edges of rectangle (ie. do not draw floor/ceiling if wall covers the whole vertical space left or right)
            x_left = (self.ray_data[:, 6] > 0).argmax()  # x_left is the first x where y is positive
            x_right = self.width - (np.flip(self.ray_data[:, 6]) > 0).argmax()  # x_right is the last x where y is positive + 1

        if y_num > 1 and x_right > x_left:

            # mapping these to our map coordinates simply use distance above and go linearly from viewer position to wall position for each ray.
            # using np.mod to pick the remainder and scaling that to image coordinate.
            x_map = (np.mod(self.position[0] + (self.ray_data[x_left:x_right, 2:3] - self.position[0]) * dist / self.ray_data[x_left:x_right, 5:6],
                            bl_x_size) * x_size).astype(np.int16)
            y_map = (np.mod(self.position[1] + (self.ray_data[x_left:x_right, 3:4] - self.position[1]) * dist / self.ray_data[x_left:x_right, 5:6],
                            bl_y_size) * y_size).astype(np.int16)

            if dist[-1] / self.distance_correction[0] > self.view_shade * self.view_blocks:
                # add shading when floor/ceiling far away. Shading applied if max distance (not corrected for fishbowl) > self.view_shade * self.view_blocks
                shade = ((np.minimum(1.0, np.maximum(0.0, (self.view_blocks - dist / self.distance_correction[x_left:x_right, None]) /
                                                     (self.view_blocks * (1.0 - self.view_shade))))))[:, :, None]

                if is_floor:
                    rgb_array_dst[x_left:x_right, -1:-1 - y_num:-1] = (rgb_array_src[x_map.ravel(), y_map.ravel()]).reshape(x_right - x_left, y_num, 3) * shade
                    self.measure_time("draw floor")
                else:
                    rgb_array_dst[x_left:x_right, :y_num] = (rgb_array_src[x_map.ravel(), y_map.ravel()]).reshape(x_right - x_left, y_num, 3) * shade
                    self.measure_time("draw ceiling")

            else:
                # no shading needed
                if is_floor:
                    rgb_array_dst[x_left:x_right, -1:-1 - y_num:-1] = (rgb_array_src[x_map.ravel(), y_map.ravel()]).reshape(x_right - x_left, y_num, 3)
                    self.measure_time("draw floor")
                else:
                    rgb_array_dst[x_left:x_right, :y_num] = (rgb_array_src[x_map.ravel(), y_map.ravel()]).reshape(x_right - x_left, y_num, 3)
                    self.measure_time("draw ceiling")

    def draw_map_view(self, screen, block_size, map_position):

        # copies the map on screen and draws the player view on the map.

        # center map on player position - if possible.
        map_pos = np.minimum(np.maximum(0, self.position - self.map_show_size / 2), self.map_size - self.map_show_size)
        map_rect = pygame.Rect((map_pos * block_size + 0.5).astype(np.int16), self.map_show_size * block_size)
        player_pos = (map_position + (self.position - map_pos) * block_size + 0.5).astype(np.int16)

        # copy basic map to screen
        self.screen.blit(self.screen_map, map_position, map_rect)

        # draw the area of player view using ray data
        coords = np.vstack((
            self.screen_view_area_size / 2,  # middle of surface as start and end point
            self.screen_view_area_size / 2 + (self.ray_data[self.grid_blocks, 2:4] - self.position) * block_size + 0.5
            )).astype(np.int16)

        # make a variant to show only the map already seen
        rect = pygame.draw.polygon(self.screen_view_area, (255, 255, 255), coords, 0)
        # add shading to view area
        self.screen_view_area.blit(self.screen_shade, rect, rect, pygame.BLEND_RGB_MULT)
        self.screen_map_visited.blit(self.screen_view_area, self.position * block_size - self.screen_view_area_size // 2 + rect[0:2], rect, pygame.BLEND_RGB_MAX)

        # make another variant showing the current view in yellow
        self.screen_view_area.blit(self.screen_shade_yellow, rect, rect, pygame.BLEND_RGB_MULT)
        # copy to main screen
        screen.blit(self.screen_view_area, player_pos - self.screen_view_area_size // 2 + rect[0:2], rect, pygame.BLEND_RGB_ADD)

        # clear view area after it has been used
        self.screen_view_area.fill(self.background_color, rect)

        # add "player"
        p_size = min(max(3, block_size / 4), 8)
        pygame.draw.circle(screen, (0, 0, 200), player_pos, p_size, 0)

        item_pos = (np.array([0.5, 0.5]) + (self.item_position[self.item_active] - map_pos) * block_size).astype(np.int16)
        items_on_map = map_position + item_pos[
            (item_pos[:, 0] >= 0) &
            (item_pos[:, 0] < self.map_show_size[0] * block_size) &
            (item_pos[:, 1] >= 0) &
            (item_pos[:, 1] < self.map_show_size[1] * block_size)
            ]
        while screen.get_locked():
            screen.unlock()
        rgb_array_dst = pygame.surfarray.pixels3d(screen)
        rgb_array_dst[items_on_map[:, 0], items_on_map[:, 1], :] = np.array([255, 255, 200], dtype=np.uint8)
        rgb_array_dst = None

        # show only the visited area of the map
        self.screen.blit(self.screen_map_visited, map_position, map_rect, pygame.BLEND_RGB_MULT)

        self.measure_time("draw map")

    def add_coin_bar_and_score(self, screen):

        # draw the bar showing how large a part of coins have been collected.
        pygame.draw.rect(screen, (255, 255, 255), self.coin_rect, 1)
        pygame.draw.rect(screen, (180, 180, 180), self.coin_rect + np.array([1, 1, -2, -2]), 1)
        coin_total_nr = np.count_nonzero(self.item_itype == 1)  # itype 1 = coin
        coin_collected_nr = np.count_nonzero(self.item_itype[self.item_active == 0] == 1)  # inactive coins have been collected
        pygame.draw.rect(screen, (255, 200, 100), (
            self.coin_rect[0] + 2,
            self.coin_rect[1] + 2,
            int((self.coin_rect[2] - 4) * coin_collected_nr / coin_total_nr),
            self.coin_rect[3] - 4
            ), 0)

        # add score
        f_screen = self.font_score.render(str(self.score), False, (255, 255, 255))
        f_screen.set_colorkey(self.background_color)
        f_size = f_screen.get_size()
        screen.blit(f_screen, (self.coin_rect[0] + self.coin_rect[2] - f_size[0] - 4, self.coin_rect[1] + self.coin_rect[3] + 4))

        # if all coins collected, game won! Keep visibility...
        if coin_collected_nr == coin_total_nr:
            self.view_blocks_target = max(self.view_blocks_target, 10)
            f_screen = self.font_game_over.render('GAME WON!', True, (255, 255, 255), self.background_color)
            f_screen.set_colorkey(self.background_color)
            f_size = np.asarray(f_screen.get_size())
            screen.blit(f_screen, ((self.screen_size - f_size) / 2).astype(np.int16))

        # if game over, add game over text
        if self.game_over:
            f_screen = self.font_game_over.render('GAME OVER', True, (255, 255, 255), self.background_color)
            f_screen.set_colorkey(self.background_color)
            f_size = np.asarray(f_screen.get_size())
            screen.blit(f_screen, ((self.screen_size - f_size) / 2).astype(np.int16))

    def play_sound(self, sound, channel=None):

        # plays a sound on the next channel (all channels used in order).
        # if channel not specified, sounds will be missed as sometimes all channels are busy - rotates through channels.
        if channel is None:
            ch = pygame.mixer.Channel(self.channel)
            self.channel += 1  # move to next channel
            if self.channel == self.nr_channels:
                self.channel = 1
        else:
            ch = pygame.mixer.Channel(channel)
        ch.play(sound)

    def set_view_blocks(self, view_blocks):

        # adjusts for new vire_blocks viewing distance.
        self.view_blocks = view_blocks
        # the size of map area shown - limit to 2 x view_blocks, but keep at least map_minimum_size
        self.map_show_size = np.maximum(self.map_minimum_size, np.minimum(self.map_size, self.view_blocks * 2).astype(np.int16))
        self.screen_shade = pygame.Surface((self.view_blocks * self.block_size * 2, self.view_blocks * self.block_size * 2), 0, self.screen)
        self.screen_shade_yellow = self.screen_shade.copy()
        self.screen_view_area = self.screen_shade.copy()
        self.screen_view_area.set_colorkey(self.background_color)
        self.screen_view_area_size = np.asarray(self.screen_view_area.get_size(), dtype=np.int16)
        self.setup_shade(self.block_size)
        self.map_position = (self.screen_size - self.map_show_size * self.block_size - 4)

    def setup_shade(self, block_size):

        # draw co-centric circles to screen_shade to enable map viewing area shading.
        circle_nr = int(self.view_blocks * (1.0 - self.view_shade) * block_size)
        center = (self.view_blocks * self.block_size, self.view_blocks * block_size)
        for i in range(circle_nr + 1):
            color = (np.array([255, 255, 255]) * (0.1 + 0.9 * i / circle_nr)).astype(np.uint8)
            radius = self.view_blocks * self.block_size - i
            pygame.draw.circle(self.screen_shade, color, center, radius, 0)

        # make a fully yellow surface for coloring
        self.screen_shade_yellow.fill((255, 200, 100))

    def setup_map(self, screen, block_size):

        # draws the map - the grid and the wall blocks.
        for col in range(self.map_size[0]):
            pygame.draw.line(screen, (80, 80, 80),
                             (col * block_size, 0),
                             (col * block_size, block_size * self.map_size[1]),
                             1)
        for row in range(self.map_size[1]):
            pygame.draw.line(screen, (80, 80, 80),
                             (0, row * block_size),
                             (block_size * self.map_size[0], row * block_size),
                             1)
            for col in range(self.map_size[0]):
                if self.map_array[col, row] > 0:
                    pos = np.array([col * block_size, row * block_size], dtype=np.int16)
                    pygame.draw.rect(screen, (200, 200, 200), (pos[0], pos[1], block_size, block_size), 0)

    def make_map_array(self, map):

        # go through the map, with alphanumeric IDs for each block, and transform it to a processable map data.
        # assumes the map is rectangular ie. that each item (row) in the map has the same number of characters (blocks).
        # coin blocks are converted to a "nothing block" and a a coin item is created in the middle of them.

        if len(self.coin_blocks) > 0:
            coin_y_levels = (np.arange(len(self.coin_blocks)) + 1) / len(self.coin_blocks) * 0.6 + 0.2
        y = 0
        for row in map:
            x = 0
            for block in row:
                # block must be found in the dictionary of alphanumeric blocks
                # however, if block is in coin_blocks or a light block, make it a nothning block and add a coin/light item
                if block in self.coin_blocks:
                    self.setup_coin_item((x + 0.5, y + 0.5), coin_y_levels[self.coin_blocks.index(block)])
                    block = ' '  # make this a "nothing block"
                elif block == self.light_block:
                    self.items.append(Item(2, (x + 0.5, y + 0.5), 0.5, 0.5, [self.pic_lightbulb], 999, 1, self.sound_pling))
                    block = ' '  # make this a "nothing block"
                if block not in self.map_blocks:
                    print('Map block "' + block + '" not found in block dictionary. Set it up in setup_blocks().')
                    self.map_array[x, y] = 0  # not accepting the block...
                else:
                    try:
                        self.map_array[x, y] = self.map_blocks[block]
                    except:
                        print("ERROR")
                x += 1
            y += 1

    def setup_blocks(self):

        # set up all wall blocks by providing the alphanumeric "key" and image data for its sides.
        # simple blocks have only one image, used for all sides, others may have four (up, right, down, left in the map).
        # each image is given in a list, and if the list has many images, they will be animated.

        block_nr = 0
        # "nothing block" ie no walls or coins etc. at all. Must be the zero block. Using blank space for this.
        self.map_blocks[' '] = block_nr
        self.wall_blocks.append(Block())

        block_nr += 1
        self.map_blocks['1'] = block_nr
        self.wall_blocks.append(Block([[self.pic_alphaks2], [self.pic_vector3d], [self.pic_ball2],
                                       [self.pic_ray01, self.pic_ray02, self.pic_ray03, self.pic_ray04, self.pic_ray05,
                                        self.pic_ray06, self.pic_ray07, self.pic_ray08, self.pic_ray09, self.pic_ray10]]))
        block_nr += 1
        self.map_blocks['2'] = block_nr
        self.wall_blocks.append(Block([[self.pic_guru2]]))
        block_nr += 1
        self.map_blocks['3'] = block_nr
        self.wall_blocks.append(Block([[self.pic_alphaks2]]))
        block_nr += 1
        self.map_blocks['4'] = block_nr
        self.wall_blocks.append(Block([[self.pic_theend]]))
        block_nr += 1
        self.map_blocks['5'] = block_nr
        self.wall_blocks.append(Block([[self.pic_vector3d]]))
        block_nr += 1
        self.map_blocks['6'] = block_nr
        self.wall_blocks.append(Block([[self.pic_ray01, self.pic_ray02, self.pic_ray03, self.pic_ray04, self.pic_ray05,
                                        self.pic_ray06, self.pic_ray07, self.pic_ray08, self.pic_ray09, self.pic_ray10]]))

    def setup_coin_item(self, position, y_level):

        # set up a coin item (itype = 1). Add a random rotation speed element to make coins spin with different frequencies.
        # pic_coin contains six frames of rotating coin
        pic1 = self.pic_coin.subsurface((22, 22), (360, 360))
        pic2 = self.pic_coin.subsurface((416, 22), (732 - 416, 360))
        pic3 = self.pic_coin.subsurface((794, 22), (968 - 794, 360))
        pic4 = self.pic_coin.subsurface((190, 450), (250 - 190, 360))
        pic5 = self.pic_coin.subsurface((418, 450), (590 - 418, 360))
        pic6 = self.pic_coin.subsurface((670, 450), (984 - 670, 360))
        self.items.append(Item(1, position, y_level, 0.3, [pic1, pic2, pic3, pic4, pic5, pic6], 50 + np.random.randint(0, 33), 1, self.sound_pling))

    def setup_items(self):

        # set up items not set up in the map. Example:
        # self.setup_coin_item(self.position + np.array([0, -3]), 0.5)

        # set the item arrasy for quicker processing
        self.item_position = np.asarray([item.position for item in self.items], dtype=float)
        self.item_size = np.asarray([item.size for item in self.items], dtype=float)
        self.item_y_level = np.asarray([item.y_level for item in self.items], dtype=float)
        self.item_ratio = np.asarray([item.image_max_size[0] / (item.image_max_size[1] + 0.00001) for item in self.items], dtype=float)
        self.item_itype = np.asarray([item.itype for item in self.items], dtype=np.int16)
        self.item_active = np.asarray([item.active for item in self.items], dtype=np.bool_)

    def add_frame(self, pic, color):

        # adds a frame to the picture
        size = pic.get_size()
        pygame.draw.rect(pic, color, (1, 1, size[0] - 2, size[1] - 2), 3)
        color2 = [2 * c // 3 for c in color]
        pygame.draw.rect(pic, color2, (2, 2, size[0] - 4, size[1] - 4), 1)
        color3 = [c // 3 for c in color]
        pygame.draw.rect(pic, color3, (3, 3, size[0] - 6, size[1] - 6), 1)

    def toggle_fullscreen(self):

        # toggle between fullscreen and windowed mode.
        pygame.display.toggle_fullscreen()

    def toggle_map(self):

        # map display on/off
        self.show_map = not(self.show_map)

    def toggle_info_display(self):

        # info display on/off
        self.info_display = not(self.info_display)

    def plot_info(self):

        # show info
        while self.screen_info.get_locked():
            self.screen_info.unlock()
        self.screen_info.fill(self.background_color)

        y = 0
        info_msg = f'frames per sec: {int(self.clock.get_fps()):5.0f}'
        self.plot_info_msg(self.screen_info, 0, y, info_msg)
        y += 15
        info_msg = f'position:       {self.position[0]:5.2f}  {self.position[1]:5.2f}'
        self.plot_info_msg(self.screen_info, 0, y, info_msg)
        y += 15
        info_msg = f'angle & speed:  {self.pos_angle:5.0f}  {self.move_speed:5.2f}'
        self.plot_info_msg(self.screen_info, 0, y, info_msg)
        y += 15
        if self.ray_data[self.width // 2, 4] < self.view_blocks:
            info_msg = f'dist. to wall:  {self.ray_data[self.width // 2, 4]:5.2f}'
        else:
            info_msg = f'dist. to wall:  [n/a]'
        self.plot_info_msg(self.screen_info, 0, y, info_msg)
        y += 15
        # add measured times as percentage of total
        tot_time = np.sum(self.timers)
        if tot_time > 0:
            for i in range(len(self.timer_names)):
                info_msg = (self.timer_names[i] + ' '*16)[:16] + f'{np.sum(self.timers[i, :]) * 100 / tot_time:5.1f}'
                self.plot_info_msg(self.screen_info, 0, y + i * 15, info_msg)

        # copy to screen
        self.screen.blit(self.screen_info, (10, 10))

        self.measure_time("plot info")

    def plot_info_msg(self, screen, x, y, msg):
        f_screen = self.font.render(msg, False, (255, 255, 255))
        f_screen.set_colorkey(self.background_color)
        screen.blit(f_screen, (x, y))

    def measure_time(self, timer_name):

        # add time elapsed from previous call to selected timer
        i = self.timer_names.index(timer_name)
        new_time = pygame.time.get_ticks()
        self.timers[i, self.timer_frame] += (new_time - self.millisecs)
        self.millisecs = new_time

    def next_time_frame(self):

        # move to next timer and clear data
        self.timer_frame += 1
        if self.timer_frame >= self.timer_avg_frames:
            self.timer_frame = 0
        self.timers[:, self.timer_frame] = 0


class Block:

    def __init__(self, image_list=None):

        # if no image list given, set up as such (this is normally the " " block i.e. not a wall at all)
        if image_list is None:
            self.image_cnt = np.zeros((4))
        else:
            self.images = image_list  # image list must be a list of lists of images; but there may be only one image.
            # if given only one image (or image list) when set up, use it for all sides
            if len(image_list) == 1:
                self.images.append(image_list[0])
                self.images.append(image_list[0])
                self.images.append(image_list[0])
            self.image_cnt = np.array([len(self.images[0]), len(self.images[1]), len(self.images[2]), len(self.images[3])])

        self.image_used = np.zeros((4), dtype=np.float16)  # this is a float to keep accuracy; int() used when using this.
        self.image_cnt_max = np.amax(self.image_cnt)

    def animate(self, img_add):

        # img_add should determine how may images forward to go in the animation list (and may be e.g. 0.4) and naturally should depend on time.
        if self.image_cnt_max > 1:
            self.image_used = np.mod((self.image_used + img_add), self.image_cnt)


class Item:

    def __init__(self, itype, position, y_level, size, image_list, ms_per_image, active, collide_sound):

        # y_level and size are in percentage or room height and y_level is for the mid point of item. Hence, making sure size / 2 < y_level < (1 - size / 2)
        self.itype = itype  # defines item type: 1 = coin, 2 = light bulb
        self.position = np.asarray(position, dtype=float)  # position as map_x, map_y
        self.size = min(1.0, max(0.01, size))  # size as percentage of room height (floor to ceiling). Limited to between 1 and 100 %.
        self.y_level = min((1.0 - self.size / 2), max(self.size / 2, y_level))  # position as mid point as percentage of room height (floor to ceiling)
        self.active = active  # when setting up this is normally 1
        self.collide_sound = collide_sound
        # image list may be empty or contain one or more images. If >1 they will be animated.
        if image_list is None:
            self.image_cnt = 0
            self.image_max_size = np.array([0, 0])
        else:
            self.images = image_list  # there may be only one image.
            self.image_cnt = len(image_list)
            self.image_used = 0
            self.image_size = np.asarray([i.get_size() for i in image_list], dtype=np.int16)
            self.image_max_size = np.max(self.image_size, axis=0)
            self.ms_per_image = ms_per_image  # nr of milliseconds to show each image (approximate)

    def animate(self, time):

        # selects the image to use based on current time and how long (in milliseconds( each image is to be used.
        if self.image_cnt > 1:
            self.image_used = int((time / self.ms_per_image) % self.image_cnt)

    def collide(self):

        self.active = 0


if __name__ == '__main__':
    """
    Prepare screen, objects etc.
    """

    # set screen size
    # first check available full screen modes
    pygame.display.init()
    # disp_modes = pygame.display.list_modes(0, pygame.FULLSCREEN | pygame.DOUBLEBUF | pygame.HWSURFACE)
    # disp_size = disp_modes[4] # selecting display size from available list. Assuming the 5th element is nice...
    # disp_size = (1920, 1080)
    # disp_size = (1280, 720)
    disp_size = (720, 400)
    # disp_size = (640, 360)

    pygame.font.init()
    pygame.mixer.init()
    music_file = "alacrity.ogg"  # this mod by Jellybean is available at e.g. http://janeway.exotica.org.uk/
    pygame.mixer.music.load(music_file)
    pygame.mixer.music.play(loops=-1)

    screen = pygame.display.set_mode(disp_size)
    pygame.display.set_caption('RayCastingGame')
    RayCastingGame(screen, 60).run()

    # exit; close display, stop music
    pygame.quit()
    exit()
